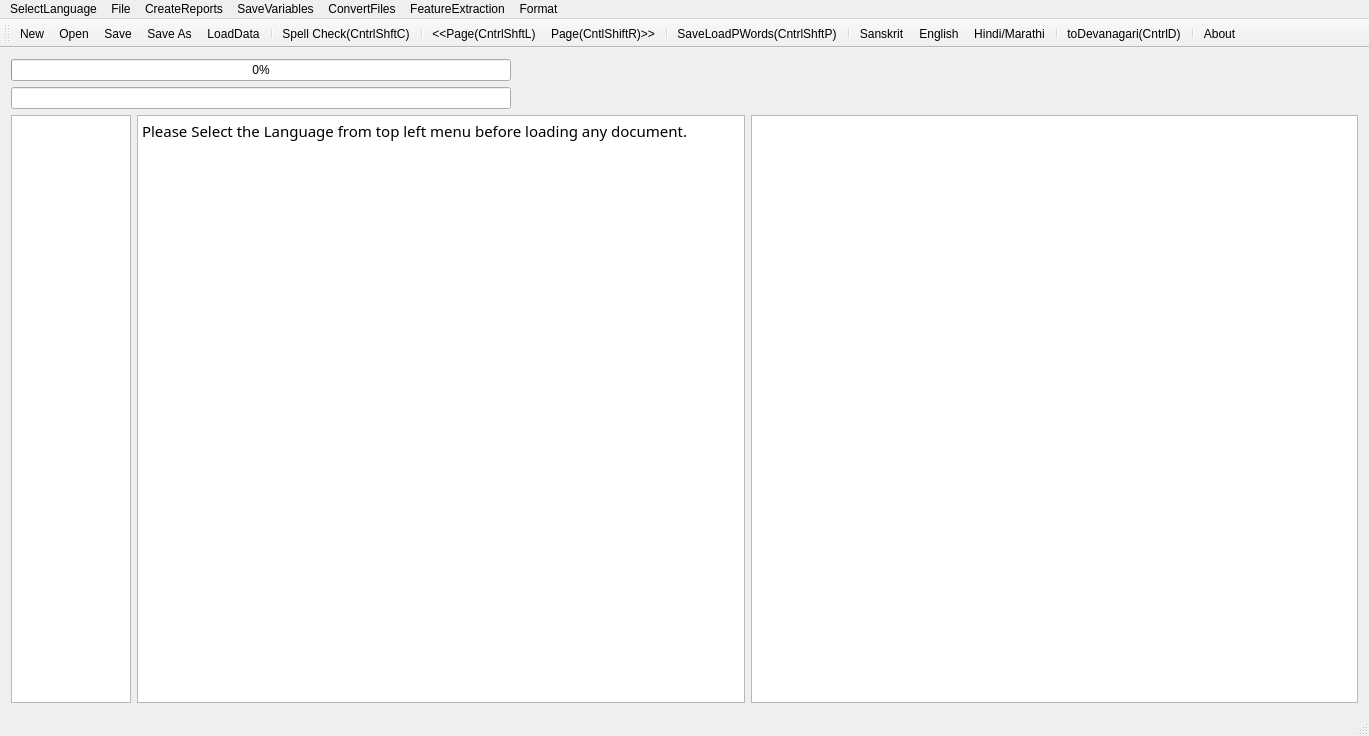
<?xml version="1.0" encoding="UTF-8"?>
<ui version="4.0">
 <class>MainWindow</class>
 <widget class="QMainWindow" name="MainWindow">
  <property name="geometry">
   <rect>
    <x>0</x>
    <y>0</y>
    <width>1369</width>
    <height>736</height>
   </rect>
  </property>
  <property name="mouseTracking">
   <bool>true</bool>
  </property>
  <property name="windowTitle">
   <string>MainWindow</string>
  </property>
  <widget class="QWidget" name="centralWidget">
   <layout class="QVBoxLayout" name="verticalLayout">
    <item>
     <widget class="QProgressBar" name="progressBar">
      <property name="maximumSize">
       <size>
        <width>500</width>
        <height>16777215</height>
       </size>
      </property>
      <property name="value">
       <number>0</number>
      </property>
      <property name="alignment">
       <set>Qt::AlignRight|Qt::AlignTrailing|Qt::AlignVCenter</set>
      </property>
     </widget>
    </item>
    <item>
     <widget class="QLineEdit" name="lineEdit">
      <property name="maximumSize">
       <size>
        <width>500</width>
        <height>16777215</height>
       </size>
      </property>
     </widget>
    </item>
    <item>
     <layout class="QHBoxLayout" name="horizontalLayout">
      <item>
       <widget class="QTextEdit" name="textEdit">
        <property name="maximumSize">
         <size>
          <width>120</width>
          <height>16777215</height>
         </size>
        </property>
        <property name="font">
         <font>
          <family>FreeSans</family>
          <italic>true</italic>
         </font>
        </property>
        <property name="sizeAdjustPolicy">
         <enum>QAbstractScrollArea::AdjustToContents</enum>
        </property>
        <property name="readOnly">
         <bool>true</bool>
        </property>
       </widget>
      </item>
      <item>
       <widget class="QTextBrowser" name="textBrowser">
        <property name="font">
         <font>
          <family>Shobhika</family>
          <pointsize>16</pointsize>
          <italic>false</italic>
         </font>
        </property>
        <property name="mouseTracking">
         <bool>true</bool>
        </property>
        <property name="sizeAdjustPolicy">
         <enum>QAbstractScrollArea::AdjustToContents</enum>
        </property>
        <property name="undoRedoEnabled">
         <bool>true</bool>
        </property>
        <property name="readOnly">
         <bool>false</bool>
        </property>
        <property name="html">
         <string>&lt;!DOCTYPE HTML PUBLIC &quot;-//W3C//DTD HTML 4.0//EN&quot; &quot;http://www.w3.org/TR/REC-html40/strict.dtd&quot;&gt;
&lt;html&gt;&lt;head&gt;&lt;meta name=&quot;qrichtext&quot; content=&quot;1&quot; /&gt;&lt;style type=&quot;text/css&quot;&gt;
p, li { white-space: pre-wrap; }
&lt;/style&gt;&lt;/head&gt;&lt;body style=&quot; font-family:'Shobhika'; font-size:16pt; font-weight:400; font-style:normal;&quot;&gt;
&lt;p style=&quot; margin-top:0px; margin-bottom:0px; margin-left:0px; margin-right:0px; -qt-block-indent:0; text-indent:0px;&quot;&gt;&lt;span style=&quot; font-family:'Ubuntu'; font-size:11pt;&quot;&gt;Please Select the Language from top left menu before loading any document.&lt;/span&gt;&lt;/p&gt;&lt;/body&gt;&lt;/html&gt;</string>
        </property>
        <property name="acceptRichText">
         <bool>true</bool>
        </property>
        <property name="textInteractionFlags">
         <set>Qt::LinksAccessibleByKeyboard|Qt::LinksAccessibleByMouse|Qt::TextBrowserInteraction|Qt::TextEditable|Qt::TextEditorInteraction|Qt::TextSelectableByKeyboard|Qt::TextSelectableByMouse</set>
        </property>
       </widget>
      </item>
      <item>
       <widget class="QGraphicsView" name="graphicsView">
        <property name="sizeAdjustPolicy">
         <enum>QAbstractScrollArea::AdjustIgnored</enum>
        </property>
        <property name="alignment">
         <set>Qt::AlignCenter</set>
        </property>
        <property name="renderHints">
         <set>QPainter::NonCosmeticDefaultPen</set>
        </property>
        <property name="dragMode">
         <enum>QGraphicsView::ScrollHandDrag</enum>
        </property>
        <property name="transformationAnchor">
         <enum>QGraphicsView::AnchorViewCenter</enum>
        </property>
        <property name="resizeAnchor">
         <enum>QGraphicsView::AnchorViewCenter</enum>
        </property>
       </widget>
      </item>
     </layout>
    </item>
   </layout>
   <zorder>lineEdit</zorder>
   <zorder>progressBar</zorder>
  </widget>
  <widget class="QMenuBar" name="menuBar">
   <property name="geometry">
    <rect>
     <x>0</x>
     <y>0</y>
     <width>1369</width>
     <height>25</height>
    </rect>
   </property>
   <widget class="QMenu" name="menuOCR_Correction_Window">
    <property name="title">
     <string>File</string>
    </property>
    <addaction name="actionNew"/>
    <addaction name="actionOpen"/>
    <addaction name="actionSave"/>
    <addaction name="actionSave_As"/>
    <addaction name="actionSpell_Check"/>
    <addaction name="actionLoad_Next_Page"/>
    <addaction name="actionLoad_Prev_Page"/>
    <addaction name="separator"/>
    <addaction name="actionLoadGDocPage"/>
    <addaction name="actionToDevanagari"/>
    <addaction name="actionLoadData"/>
    <addaction name="actionLoadDict"/>
    <addaction name="actionLoadOCRWords"/>
    <addaction name="actionLoadDomain"/>
    <addaction name="actionLoadSubPS"/>
    <addaction name="actionLoadConfusions"/>
    <addaction name="actionSugg"/>
    <addaction name="actionToSlp1"/>
   </widget>
   <widget class="QMenu" name="menuCreateReports">
    <property name="title">
     <string>CreateReports</string>
    </property>
    <addaction name="actionCreateBest2OCR"/>
    <addaction name="actionCreateSuggestionLog"/>
    <addaction name="actionCreateSuggestionLogNearestPriority"/>
    <addaction name="actionErrorDetectionRep"/>
    <addaction name="actionErrorDetectWithoutAdaptation"/>
    <addaction name="actionErrorDetectionRepUniq"/>
   </widget>
   <widget class="QMenu" name="menuSaveVariables">
    <property name="title">
     <string>SaveVariables</string>
    </property>
    <addaction name="actionCPair"/>
    <addaction name="actionPrimarySecOCRPair"/>
    <addaction name="actionCPairIEROcrVsCorrect"/>
    <addaction name="actionCPairGEROcrVsCorrect"/>
   </widget>
   <widget class="QMenu" name="menuConvertFiles">
    <property name="title">
     <string>ConvertFiles</string>
    </property>
    <addaction name="actionToSlp1_2"/>
    <addaction name="actionToDev"/>
    <addaction name="actionExtractDev"/>
    <addaction name="actionEditDistRep"/>
    <addaction name="actionConfusionFreqHist"/>
    <addaction name="actionFilterOutGT50EditDisPairs"/>
   </widget>
   <widget class="QMenu" name="menuFeatureExtraction">
    <property name="title">
     <string>FeatureExtraction</string>
    </property>
    <addaction name="actionPrepareFeatures"/>
   </widget>
   <widget class="QMenu" name="menuSelectLanguage">
    <property name="title">
     <string>SelectLanguage</string>
    </property>
    <addaction name="actionSanskrit"/>
    <addaction name="actionHindi"/>
    <addaction name="actionEnglish"/>
   </widget>
   <widget class="QMenu" name="menuActions">
    <property name="title">
     <string>Format</string>
    </property>
    <addaction name="actionBold"/>
    <addaction name="actionItalics"/>
    <addaction name="actionUnderline"/>
    <addaction name="actionSuperScript"/>
    <addaction name="actionSubScript"/>
   </widget>
   <addaction name="menuSelectLanguage"/>
   <addaction name="menuOCR_Correction_Window"/>
   <addaction name="menuCreateReports"/>
   <addaction name="menuSaveVariables"/>
   <addaction name="menuConvertFiles"/>
   <addaction name="menuFeatureExtraction"/>
   <addaction name="menuActions"/>
  </widget>
  <widget class="QToolBar" name="mainToolBar">
   <attribute name="toolBarArea">
    <enum>TopToolBarArea</enum>
   </attribute>
   <attribute name="toolBarBreak">
    <bool>false</bool>
   </attribute>
   <addaction name="actionNew"/>
   <addaction name="actionOpen"/>
   <addaction name="actionSave"/>
   <addaction name="actionSave_As"/>
   <addaction name="actionLoadData"/>
   <addaction name="separator"/>
   <addaction name="actionSpell_Check"/>
   <addaction name="separator"/>
   <addaction name="actionLoad_Prev_Page"/>
   <addaction name="actionLoad_Next_Page"/>
   <addaction name="separator"/>
   <addaction name="actionLoadGDocPage"/>
   <addaction name="separator"/>
   <addaction name="actionSanskrit"/>
   <addaction name="actionEnglish"/>
   <addaction name="actionHindi"/>
   <addaction name="separator"/>
   <addaction name="actionToDevanagari"/>
   <addaction name="separator"/>
   <addaction name="actionAbout"/>
  </widget>
  <widget class="QStatusBar" name="statusBar"/>
  <action name="actionOpen">
   <property name="icon">
    <iconset resource="AppResources.qrc">
     <normaloff>:/Images/open.png</normaloff>:/Images/open.png</iconset>
   </property>
   <property name="text">
    <string>Open</string>
   </property>
   <property name="shortcut">
    <string>Ctrl+O</string>
   </property>
  </action>
  <action name="actionSave">
   <property name="icon">
    <iconset resource="AppResources.qrc">
     <normaloff>:/Images/save.png</normaloff>:/Images/save.png</iconset>
   </property>
   <property name="text">
    <string>Save</string>
   </property>
   <property name="shortcut">
    <string>Ctrl+S</string>
   </property>
  </action>
  <action name="actionSave_As">
   <property name="icon">
    <iconset resource="AppResources.qrc">
     <normaloff>:/Images/save-as.png</normaloff>:/Images/save-as.png</iconset>
   </property>
   <property name="text">
    <string>Save As</string>
   </property>
   <property name="shortcut">
    <string>Ctrl+Shift+S</string>
   </property>
  </action>
  <action name="actionNew">
   <property name="icon">
    <iconset resource="AppResources.qrc">
     <normaloff>:/Images/New.png</normaloff>:/Images/New.png</iconset>
   </property>
   <property name="text">
    <string>New</string>
   </property>
   <property name="shortcut">
    <string>Ctrl+N</string>
   </property>
  </action>
  <action name="actionSpell_Check">
   <property name="text">
    <string>Spell Check(CntrlShftC)</string>
   </property>
   <property name="shortcut">
    <string>Ctrl+Shift+C</string>
   </property>
  </action>
  <action name="actionLoad_Next_Page">
   <property name="text">
    <string>Page(CntlShiftR)&gt;&gt;</string>
   </property>
   <property name="toolTip">
    <string>Page(CntlShiftR)&gt;&gt;</string>
   </property>
   <property name="shortcut">
    <string>Ctrl+Shift+R</string>
   </property>
  </action>
  <action name="actionLoad_Prev_Page">
   <property name="text">
    <string>&lt;&lt;Page(CntrlShftL)</string>
   </property>
   <property name="toolTip">
    <string>&lt;&lt;Page(CntrlShftL)</string>
   </property>
   <property name="shortcut">
    <string>Ctrl+Shift+L</string>
   </property>
  </action>
  <action name="actionLoadGDocPage">
   <property name="text">
    <string>Save&amp;LoadPWords(CntrlShftP)</string>
   </property>
   <property name="shortcut">
    <string>Ctrl+Shift+P</string>
   </property>
  </action>
  <action name="actionToDevanagari">
   <property name="text">
    <string>toDevanagari(CntrlD)</string>
   </property>
   <property name="shortcut">
    <string>Ctrl+D</string>
   </property>
  </action>
  <action name="actionLoadData">
   <property name="text">
    <string>LoadData</string>
   </property>
  </action>
  <action name="actionLoadDict">
   <property name="text">
    <string>LoadDict</string>
   </property>
  </action>
  <action name="actionLoadOCRWords">
   <property name="text">
    <string>LoadOCRWords</string>
   </property>
  </action>
  <action name="actionLoadDomain">
   <property name="text">
    <string>LoadDomain</string>
   </property>
  </action>
  <action name="actionLoadSubPS">
   <property name="text">
    <string>LoadSubPS</string>
   </property>
  </action>
  <action name="actionLoadConfusions">
   <property name="text">
    <string>LoadConfusions</string>
   </property>
  </action>
  <action name="actionSugg">
   <property name="text">
    <string>sugg</string>
   </property>
   <property name="shortcut">
    <string>Menu</string>
   </property>
  </action>
  <action name="actionCreateBest2OCR">
   <property name="text">
    <string>CreateBest2OCR</string>
   </property>
  </action>
  <action name="actionToSlp1">
   <property name="text">
    <string>toSlp1</string>
   </property>
   <property name="shortcut">
    <string>Ctrl+G</string>
   </property>
  </action>
  <action name="actionCreateSuggestionLog">
   <property name="text">
    <string>CreateSuggestionLog</string>
   </property>
  </action>
  <action name="actionCreateSuggestionLogNearestPriority">
   <property name="text">
    <string>CreateSuggestionLogNearestPriority</string>
   </property>
  </action>
  <action name="actionErrorDetectionRep">
   <property name="text">
    <string>ErrorDetectionRep</string>
   </property>
  </action>
  <action name="actionErrorDetectWithoutAdaptation">
   <property name="text">
    <string>ErrorDetectWithoutAdaptation</string>
   </property>
  </action>
  <action name="actionCPair">
   <property name="text">
    <string>CPair</string>
   </property>
  </action>
  <action name="actionToSlp1_2">
   <property name="text">
    <string>toSlp1</string>
   </property>
  </action>
  <action name="actionToDev">
   <property name="text">
    <string>toDev</string>
   </property>
  </action>
  <action name="actionExtractDev">
   <property name="text">
    <string>ExtractDevWords</string>
   </property>
   <property name="toolTip">
    <string>ExtractDevWords</string>
   </property>
  </action>
  <action name="actionPrimarySecOCRPair">
   <property name="text">
    <string>PrimarySecOCRPairs</string>
   </property>
  </action>
  <action name="actionCPairIEROcrVsCorrect">
   <property name="text">
    <string>CPairIEROcrVsCorrect</string>
   </property>
  </action>
  <action name="actionEditDistRep">
   <property name="text">
    <string>EditDistRep</string>
   </property>
  </action>
  <action name="actionConfusionFreqHist">
   <property name="text">
    <string>ConfusionFreqHist</string>
   </property>
  </action>
  <action name="actionCPairGEROcrVsCorrect">
   <property name="text">
    <string>CPairGEROcrVsCorrect</string>
   </property>
  </action>
  <action name="actionFilterOutGT50EditDisPairs">
   <property name="text">
    <string>FilterOutGT50EditDisPairs</string>
   </property>
  </action>
  <action name="actionPrepareFeatures">
   <property name="text">
    <string>PrepareFeatures</string>
   </property>
  </action>
  <action name="actionErrorDetectionRepUniq">
   <property name="text">
    <string>ErrorSuggRepUniq</string>
   </property>
  </action>
  <action name="actionSanskrit">
   <property name="text">
    <string>Sanskrit</string>
   </property>
  </action>
  <action name="actionHindi">
   <property name="text">
    <string>Hindi/Marathi</string>
   </property>
  </action>
  <action name="actionEnglish">
   <property name="text">
    <string>English</string>
   </property>
   <property name="toolTip">
    <string>English</string>
   </property>
  </action>
  <action name="actionAbout">
   <property name="icon">
    <iconset resource="AppResources.qrc">
     <normaloff>:/Images/about.png</normaloff>:/Images/about.png</iconset>
   </property>
   <property name="text">
    <string>About</string>
   </property>
  </action>
  <action name="actionBold">
   <property name="checkable">
    <bool>true</bool>
   </property>
   <property name="icon">
    <iconset resource="AppResources.qrc">
     <normaloff>:/Images/bold.png</normaloff>:/Images/bold.png</iconset>
   </property>
   <property name="text">
    <string>Bold</string>
   </property>
  </action>
  <action name="actionItalics">
   <property name="checkable">
    <bool>true</bool>
   </property>
   <property name="icon">
    <iconset resource="AppResources.qrc">
     <normaloff>:/Images/un-italics.png</normaloff>:/Images/un-italics.png</iconset>
   </property>
   <property name="text">
    <string>Italics</string>
   </property>
  </action>
  <action name="actionUnderline">
   <property name="checkable">
    <bool>true</bool>
   </property>
   <property name="icon">
    <iconset resource="AppResources.qrc">
     <normaloff>:/Images/underline.png</normaloff>:/Images/underline.png</iconset>
   </property>
   <property name="text">
    <string>Underline</string>
   </property>
  </action>
  <action name="actionSuperScript">
   <property name="checkable">
    <bool>true</bool>
   </property>
   <property name="icon">
    <iconset resource="AppResources.qrc">
     <normaloff>:/Images/superscript.png</normaloff>:/Images/superscript.png</iconset>
   </property>
   <property name="text">
    <string>SuperScript</string>
   </property>
  </action>
  <action name="actionSubScript">
   <property name="checkable">
    <bool>true</bool>
   </property>
   <property name="icon">
    <iconset resource="AppResources.qrc">
     <normaloff>:/Images/subscript.png</normaloff>:/Images/subscript.png</iconset>
   </property>
   <property name="text">
    <string>SubScript</string>
   </property>
  </action>
 </widget>
 <layoutdefault spacing="6" margin="11"/>
 <tabstops>
  <tabstop>textBrowser</tabstop>
  <tabstop>graphicsView</tabstop>
 </tabstops>
 <resources>
  <include location="AppResources.qrc"/>
 </resources>
 <connections/>
</ui>
